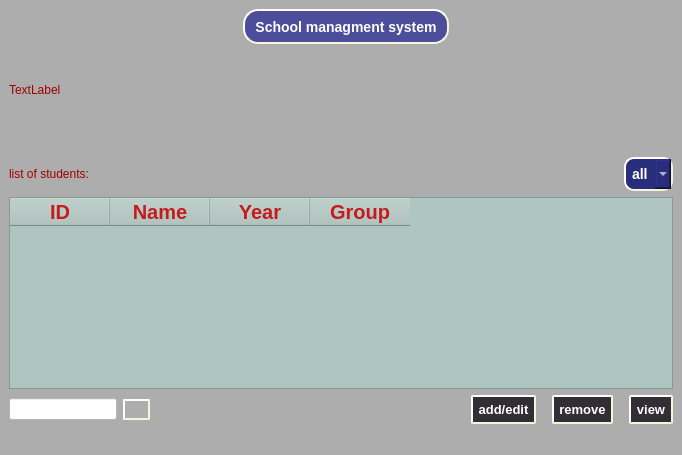
<?xml version="1.0" encoding="UTF-8"?>
<ui version="4.0">
 <class>studentwindow</class>
 <widget class="QMainWindow" name="studentwindow">
  <property name="geometry">
   <rect>
    <x>0</x>
    <y>0</y>
    <width>682</width>
    <height>455</height>
   </rect>
  </property>
  <property name="windowTitle">
   <string>MainWindow</string>
  </property>
  <property name="styleSheet">
   <string notr="true">background-color: rgb(173, 173, 173);
</string>
  </property>
  <widget class="QWidget" name="centralwidget">
   <layout class="QVBoxLayout" name="verticalLayout_2">
    <item>
     <layout class="QVBoxLayout" name="verticalLayout">
      <item alignment="Qt::AlignHCenter|Qt::AlignTop">
       <widget class="QPushButton" name="pushButton_6">
        <property name="sizePolicy">
         <sizepolicy hsizetype="Fixed" vsizetype="Fixed">
          <horstretch>0</horstretch>
          <verstretch>0</verstretch>
         </sizepolicy>
        </property>
        <property name="minimumSize">
         <size>
          <width>216</width>
          <height>35</height>
         </size>
        </property>
        <property name="maximumSize">
         <size>
          <width>16777215</width>
          <height>24</height>
         </size>
        </property>
        <property name="sizeIncrement">
         <size>
          <width>300</width>
          <height>100</height>
         </size>
        </property>
        <property name="styleSheet">
         <string notr="true">font: 900 11pt &quot;Segoe UI Black&quot;;
border-radius: 15px;
margin-left: 10px; border-radius: 15px; background: #282d7c; color: #4A0C46;
background-color: rgb(40, 45, 124);
background-color: rgb(76, 78, 156);
color : white;
 border-style: outset;
     border-width: 2px;
     border-radius: 15px;
     border-color: beige;
     font: bold 14px;
     min-width: 10em;
     padding: 6px;</string>
        </property>
        <property name="text">
         <string>School managment system</string>
        </property>
        <property name="iconSize">
         <size>
          <width>20</width>
          <height>16</height>
         </size>
        </property>
       </widget>
      </item>
      <item alignment="Qt::AlignTop">
       <widget class="QLabel" name="totalS">
        <property name="styleSheet">
         <string notr="true">font: 700 18pt &quot;Perpetua&quot;;
color: rgb(162, 0, 0);</string>
        </property>
        <property name="text">
         <string>TextLabel</string>
        </property>
       </widget>
      </item>
      <item>
       <layout class="QHBoxLayout" name="horizontalLayout">
        <item>
         <widget class="QLabel" name="label_2">
          <property name="styleSheet">
           <string notr="true">font: 700 18pt &quot;Perpetua&quot;;
color: rgb(162, 0, 0);</string>
          </property>
          <property name="text">
           <string>list of students:</string>
          </property>
         </widget>
        </item>
        <item alignment="Qt::AlignRight">
         <widget class="QComboBox" name="comboBox">
          <property name="styleSheet">
           <string notr="true">border-color: rgb(255, 197, 115);
font: 900 11pt &quot;Segoe UI Black&quot;;
border-radius: 5px;
margin-left: 10px; border-radius: 15px; background: #282d7c; color: #4A0C46;
color : white;
 border-style: outset;
     border-width: 2px;
     border-radius: 10px;
     border-color: beige;
     font: bold 14px;
     min-width: 2em;
     padding: 6px;</string>
          </property>
          <item>
           <property name="text">
            <string>all</string>
           </property>
          </item>
          <item>
           <property name="text">
            <string>1</string>
           </property>
          </item>
          <item>
           <property name="text">
            <string>2</string>
           </property>
          </item>
          <item>
           <property name="text">
            <string>3</string>
           </property>
          </item>
          <item>
           <property name="text">
            <string>4</string>
           </property>
          </item>
          <item>
           <property name="text">
            <string>5</string>
           </property>
          </item>
         </widget>
        </item>
       </layout>
      </item>
     </layout>
    </item>
    <item>
     <widget class="QTableWidget" name="tableWidget">
      <property name="sizePolicy">
       <sizepolicy hsizetype="Preferred" vsizetype="Fixed">
        <horstretch>0</horstretch>
        <verstretch>0</verstretch>
       </sizepolicy>
      </property>
      <property name="minimumSize">
       <size>
        <width>0</width>
        <height>100</height>
       </size>
      </property>
      <property name="styleSheet">
       <string notr="true">background-color: rgb(175, 198, 192);
font: 600 11pt &quot;Segoe UI Semibold&quot;;</string>
      </property>
      <property name="editTriggers">
       <set>QAbstractItemView::NoEditTriggers</set>
      </property>
      <attribute name="verticalHeaderVisible">
       <bool>true</bool>
      </attribute>
      <column>
       <property name="text">
        <string>ID</string>
       </property>
       <property name="font">
        <font>
         <pointsize>15</pointsize>
         <bold>true</bold>
        </font>
       </property>
       <property name="foreground">
        <brush brushstyle="SolidPattern">
         <color alpha="255">
          <red>197</red>
          <green>27</green>
          <blue>30</blue>
         </color>
        </brush>
       </property>
      </column>
      <column>
       <property name="text">
        <string>Name</string>
       </property>
       <property name="font">
        <font>
         <pointsize>15</pointsize>
         <bold>true</bold>
        </font>
       </property>
       <property name="foreground">
        <brush brushstyle="SolidPattern">
         <color alpha="255">
          <red>197</red>
          <green>27</green>
          <blue>30</blue>
         </color>
        </brush>
       </property>
      </column>
      <column>
       <property name="text">
        <string>Year</string>
       </property>
       <property name="font">
        <font>
         <pointsize>15</pointsize>
         <bold>true</bold>
        </font>
       </property>
       <property name="foreground">
        <brush brushstyle="SolidPattern">
         <color alpha="255">
          <red>197</red>
          <green>27</green>
          <blue>30</blue>
         </color>
        </brush>
       </property>
      </column>
      <column>
       <property name="text">
        <string>Group</string>
       </property>
       <property name="font">
        <font>
         <pointsize>15</pointsize>
         <bold>true</bold>
        </font>
       </property>
       <property name="foreground">
        <brush brushstyle="SolidPattern">
         <color alpha="255">
          <red>197</red>
          <green>27</green>
          <blue>30</blue>
         </color>
        </brush>
       </property>
      </column>
     </widget>
    </item>
    <item>
     <layout class="QHBoxLayout" name="horizontalLayout_2">
      <item>
       <widget class="QLineEdit" name="search">
        <property name="sizePolicy">
         <sizepolicy hsizetype="Minimum" vsizetype="Fixed">
          <horstretch>0</horstretch>
          <verstretch>0</verstretch>
         </sizepolicy>
        </property>
        <property name="styleSheet">
         <string notr="true">background-color: rgb(255, 255, 255);</string>
        </property>
       </widget>
      </item>
      <item>
       <widget class="QPushButton" name="searchButton">
        <property name="styleSheet">
         <string notr="true"> border-style: outset;
     border-width: 1.5px;
     border-radius: 15px;
     border-color: beige;
     font: bold 4px;
     min-width: 2em;
     padding: 6px;</string>
        </property>
        <property name="text">
         <string/>
        </property>
       </widget>
      </item>
      <item>
       <spacer name="horizontalSpacer">
        <property name="orientation">
         <enum>Qt::Horizontal</enum>
        </property>
        <property name="sizeHint" stdset="0">
         <size>
          <width>40</width>
          <height>20</height>
         </size>
        </property>
       </spacer>
      </item>
      <item>
       <widget class="QPushButton" name="pushButton">
        <property name="styleSheet">
         <string notr="true">font: 900 11pt &quot;Segoe UI Black&quot;;
border-radius: 15px;
margin-left: 10px; border-radius: 15px; background: rgba(49, 45, 52, 253); color: #4A0C46;
color : white;
 border-style: outset;
     border-width: 2px;
     border-radius: 15px;
     border-color: beige;
     font: bold 13px;
     min-width: 4em;
     padding: 5px;</string>
        </property>
        <property name="text">
         <string>add/edit</string>
        </property>
       </widget>
      </item>
      <item>
       <widget class="QPushButton" name="pushButton_2">
        <property name="styleSheet">
         <string notr="true">font: 900 11pt &quot;Segoe UI Black&quot;;
border-radius: 15px;
margin-left: 10px; border-radius: 15px; background: rgba(49, 45, 52, 253); color: #4A0C46;
color : white;
 border-style: outset;
     border-width: 2px;
     border-radius: 15px;
     border-color: beige;
     font: bold 13px;
     min-width: 4em;
     padding: 5px;</string>
        </property>
        <property name="text">
         <string>remove</string>
        </property>
       </widget>
      </item>
      <item>
       <widget class="QPushButton" name="pushButton_3">
        <property name="styleSheet">
         <string notr="true">font: 900 11pt &quot;Segoe UI Black&quot;;
border-radius: 15px;
margin-left: 10px; border-radius: 15px; background: rgba(49, 45, 52, 253); color: #4A0C46;
color : white;
 border-style: outset;
     border-width: 2px;
     border-radius: 15px;
     border-color: beige;
     font: bold 13px;
     min-width: 4em;
     padding: 5px;</string>
        </property>
        <property name="text">
         <string>view</string>
        </property>
       </widget>
      </item>
     </layout>
    </item>
   </layout>
  </widget>
  <widget class="QStatusBar" name="statusbar"/>
 </widget>
 <resources/>
 <connections/>
</ui>
